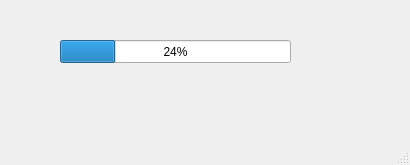
<?xml version="1.0" encoding="UTF-8"?>
<ui version="4.0">
 <class>MainWindow</class>
 <widget class="QMainWindow" name="MainWindow">
  <property name="geometry">
   <rect>
    <x>0</x>
    <y>0</y>
    <width>410</width>
    <height>165</height>
   </rect>
  </property>
  <property name="windowTitle">
   <string>progressbar_eg1</string>
  </property>
  <widget class="QWidget" name="centralwidget">
   <widget class="QProgressBar" name="progressBar">
    <property name="geometry">
     <rect>
      <x>60</x>
      <y>40</y>
      <width>231</width>
      <height>23</height>
     </rect>
    </property>
    <property name="value">
     <number>24</number>
    </property>
   </widget>
   <widget class="QLabel" name="mylbl">
    <property name="geometry">
     <rect>
      <x>60</x>
      <y>90</y>
      <width>271</width>
      <height>31</height>
     </rect>
    </property>
    <property name="font">
     <font>
      <family>Calibri</family>
      <pointsize>10</pointsize>
      <weight>75</weight>
      <bold>true</bold>
     </font>
    </property>
    <property name="text">
     <string/>
    </property>
   </widget>
  </widget>
  <widget class="QStatusBar" name="statusbar"/>
 </widget>
 <resources/>
 <connections/>
</ui>
